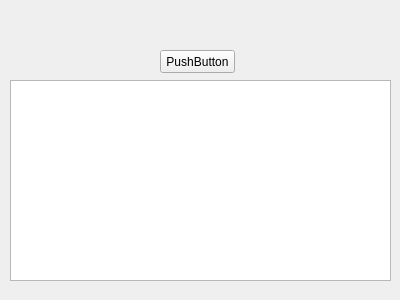
<?xml version="1.0" encoding="UTF-8"?>
<ui version="4.0">
 <class>Form</class>
 <widget class="QWidget" name="Form">
  <property name="geometry">
   <rect>
    <x>0</x>
    <y>0</y>
    <width>400</width>
    <height>300</height>
   </rect>
  </property>
  <property name="windowTitle">
   <string>Form</string>
  </property>
  <widget class="QPushButton" name="pushButton">
   <property name="geometry">
    <rect>
     <x>160</x>
     <y>50</y>
     <width>75</width>
     <height>23</height>
    </rect>
   </property>
   <property name="text">
    <string>PushButton</string>
   </property>
  </widget>
  <widget class="QGraphicsView" name="graphicsView">
   <property name="geometry">
    <rect>
     <x>10</x>
     <y>80</y>
     <width>381</width>
     <height>201</height>
    </rect>
   </property>
  </widget>
 </widget>
 <resources/>
 <connections/>
</ui>
